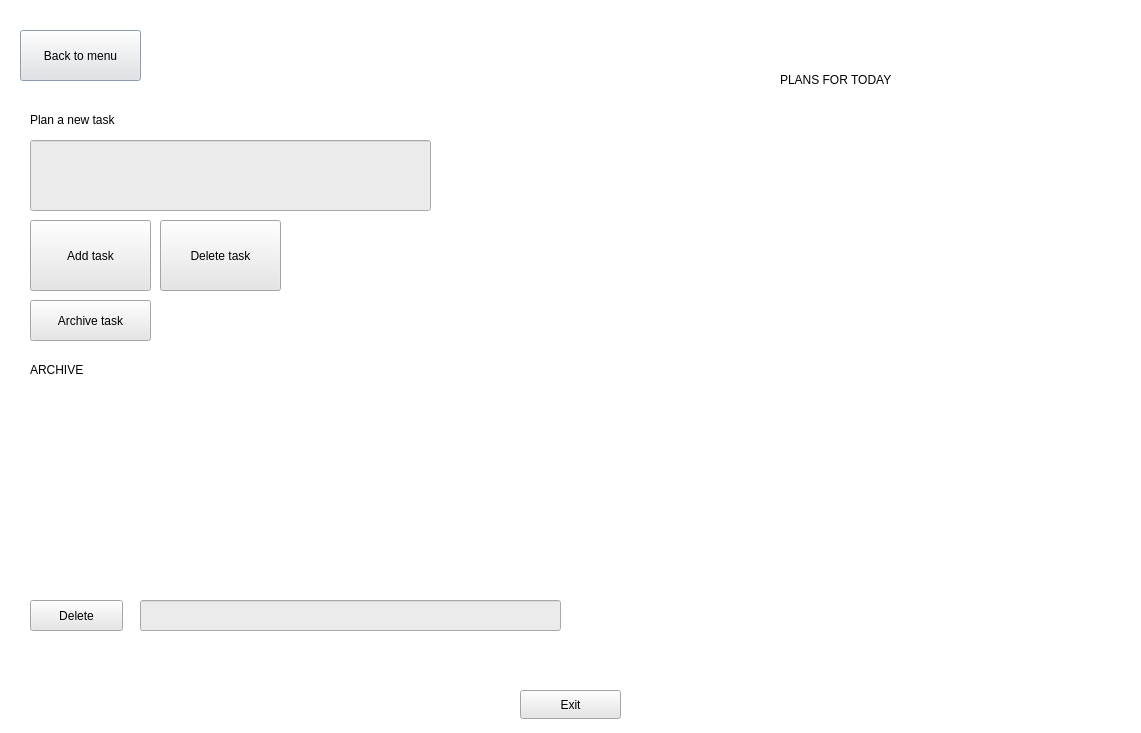
<?xml version="1.0" encoding="UTF-8"?>
<ui version="4.0">
 <class>PlansWindow</class>
 <widget class="QDialog" name="PlansWindow">
  <property name="geometry">
   <rect>
    <x>0</x>
    <y>0</y>
    <width>1141</width>
    <height>733</height>
   </rect>
  </property>
  <property name="windowTitle">
   <string>Dialog</string>
  </property>
  <property name="styleSheet">
   <string notr="true">background-color: rgb(255, 255, 255);</string>
  </property>
  <widget class="QPushButton" name="backToMenuButton">
   <property name="geometry">
    <rect>
     <x>20</x>
     <y>30</y>
     <width>121</width>
     <height>51</height>
    </rect>
   </property>
   <property name="styleSheet">
    <string notr="true">border-color: rgb(170, 170, 127);
gridline-color: rgb(108, 108, 108);
background-color: rgb(230, 230, 230);
selection-background-color: rgb(205, 225, 255);</string>
   </property>
   <property name="text">
    <string>Back to menu</string>
   </property>
  </widget>
  <widget class="QLabel" name="label">
   <property name="geometry">
    <rect>
     <x>780</x>
     <y>70</y>
     <width>171</width>
     <height>20</height>
    </rect>
   </property>
   <property name="styleSheet">
    <string notr="true">font: 500 12pt &quot;Segoe UI&quot;;</string>
   </property>
   <property name="text">
    <string>PLANS FOR TODAY</string>
   </property>
  </widget>
  <widget class="QPushButton" name="deleteButton">
   <property name="geometry">
    <rect>
     <x>160</x>
     <y>220</y>
     <width>121</width>
     <height>71</height>
    </rect>
   </property>
   <property name="styleSheet">
    <string notr="true">border-color: rgb(170, 170, 127);
gridline-color: rgb(108, 108, 108);
background-color: rgb(230, 230, 230);
selection-background-color: rgb(205, 225, 255);</string>
   </property>
   <property name="text">
    <string>Delete task</string>
   </property>
  </widget>
  <widget class="QLabel" name="label_2">
   <property name="geometry">
    <rect>
     <x>30</x>
     <y>110</y>
     <width>111</width>
     <height>20</height>
    </rect>
   </property>
   <property name="text">
    <string>Plan a new task</string>
   </property>
  </widget>
  <widget class="QPushButton" name="exitButton">
   <property name="geometry">
    <rect>
     <x>520</x>
     <y>690</y>
     <width>101</width>
     <height>29</height>
    </rect>
   </property>
   <property name="styleSheet">
    <string notr="true">border-color: rgb(170, 170, 127);
gridline-color: rgb(108, 108, 108);
background-color: rgb(230, 230, 230);
selection-background-color: rgb(205, 225, 255);</string>
   </property>
   <property name="text">
    <string>Exit</string>
   </property>
  </widget>
  <widget class="QLineEdit" name="planLineEdit">
   <property name="geometry">
    <rect>
     <x>30</x>
     <y>140</y>
     <width>401</width>
     <height>71</height>
    </rect>
   </property>
   <property name="styleSheet">
    <string notr="true">background-color: rgb(235, 235, 235)</string>
   </property>
  </widget>
  <widget class="QPushButton" name="addButton">
   <property name="geometry">
    <rect>
     <x>30</x>
     <y>220</y>
     <width>121</width>
     <height>71</height>
    </rect>
   </property>
   <property name="styleSheet">
    <string notr="true">border-color: rgb(170, 170, 127);
gridline-color: rgb(108, 108, 108);
background-color: rgb(230, 230, 230);
selection-background-color: rgb(205, 225, 255);</string>
   </property>
   <property name="text">
    <string>Add task</string>
   </property>
  </widget>
  <widget class="QWidget" name="gridLayoutWidget">
   <property name="geometry">
    <rect>
     <x>660</x>
     <y>120</y>
     <width>411</width>
     <height>471</height>
    </rect>
   </property>
   <layout class="QGridLayout" name="plansLayout">
    <property name="leftMargin">
     <number>10</number>
    </property>
    <property name="topMargin">
     <number>10</number>
    </property>
    <property name="rightMargin">
     <number>10</number>
    </property>
    <property name="bottomMargin">
     <number>10</number>
    </property>
    <property name="horizontalSpacing">
     <number>7</number>
    </property>
   </layout>
  </widget>
  <widget class="QPushButton" name="archivButton">
   <property name="geometry">
    <rect>
     <x>30</x>
     <y>300</y>
     <width>121</width>
     <height>41</height>
    </rect>
   </property>
   <property name="styleSheet">
    <string notr="true">border-color: rgb(170, 170, 127);
gridline-color: rgb(108, 108, 108);
background-color: rgb(230, 230, 230);
selection-background-color: rgb(205, 225, 255);</string>
   </property>
   <property name="text">
    <string>Archive task</string>
   </property>
  </widget>
  <widget class="QWidget" name="gridLayoutWidget_2">
   <property name="geometry">
    <rect>
     <x>30</x>
     <y>390</y>
     <width>531</width>
     <height>201</height>
    </rect>
   </property>
   <layout class="QGridLayout" name="archivLayout">
    <property name="leftMargin">
     <number>10</number>
    </property>
    <property name="topMargin">
     <number>10</number>
    </property>
    <property name="rightMargin">
     <number>10</number>
    </property>
    <property name="bottomMargin">
     <number>10</number>
    </property>
   </layout>
  </widget>
  <widget class="QPushButton" name="archivDeleteButton">
   <property name="geometry">
    <rect>
     <x>30</x>
     <y>600</y>
     <width>93</width>
     <height>31</height>
    </rect>
   </property>
   <property name="styleSheet">
    <string notr="true">border-color: rgb(170, 170, 127);
gridline-color: rgb(108, 108, 108);
background-color: rgb(230, 230, 230);
selection-background-color: rgb(205, 225, 255);</string>
   </property>
   <property name="text">
    <string>Delete</string>
   </property>
  </widget>
  <widget class="QLineEdit" name="archivLineEdit">
   <property name="geometry">
    <rect>
     <x>140</x>
     <y>600</y>
     <width>421</width>
     <height>31</height>
    </rect>
   </property>
   <property name="styleSheet">
    <string notr="true">background-color: rgb(235, 235, 235)</string>
   </property>
  </widget>
  <widget class="QLabel" name="label_4">
   <property name="geometry">
    <rect>
     <x>30</x>
     <y>360</y>
     <width>61</width>
     <height>20</height>
    </rect>
   </property>
   <property name="text">
    <string>ARCHIVE</string>
   </property>
  </widget>
 </widget>
 <resources/>
 <connections/>
</ui>
